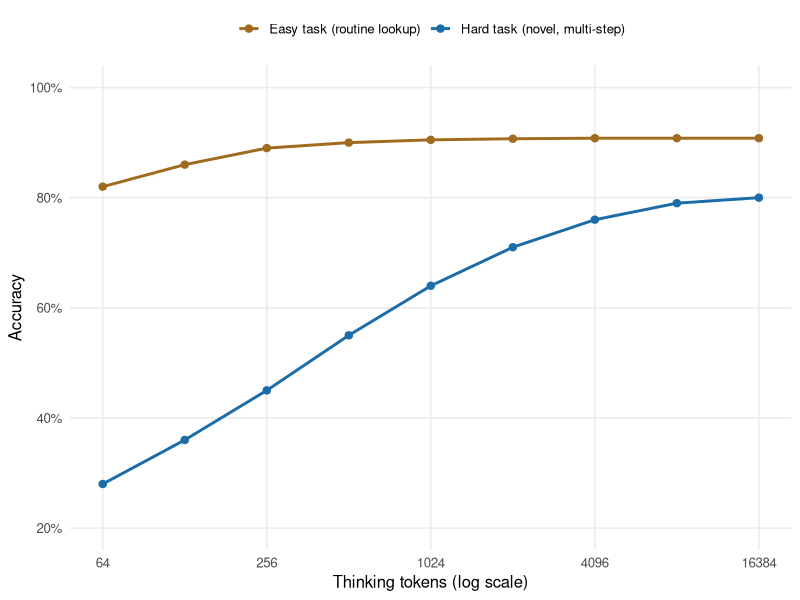

This chart was generated by the following R code:
## ---- chunk 1
#| label: fig-ttc-scaling
#| fig-cap: "Illustrative test-time-compute scaling. Accuracy rises with the number of thinking tokens the model is allowed to spend, but with diminishing returns, and the return depends on task difficulty: the easy task plateaus early (extra thinking is wasted cost), while the hard task keeps improving over a wider range. Values are illustrative, not measured; the qualitative shape follows the published test-time-compute pattern."
#| echo: false
#| fig-width: 7
#| fig-height: 3.8
library(ggplot2)
library(tibble)
toks <- c(64, 128, 256, 512, 1024, 2048, 4096, 8192, 16384)
ttc <- tibble::tibble(
  tokens = rep(toks, 2),
  task = rep(c("Hard task (novel, multi-step)",
               "Easy task (routine lookup)"),
             each = length(toks)),
  accuracy = c(
    0.28, 0.36, 0.45, 0.55, 0.64, 0.71, 0.76, 0.79, 0.80,
    0.82, 0.86, 0.89, 0.90, 0.905, 0.907, 0.908, 0.908, 0.908
  )
)
ggplot(ttc, aes(tokens, accuracy, colour = task)) +
  geom_line(linewidth = 1) +
  geom_point(size = 2.2) +
  scale_x_continuous(trans = "log2",
                     breaks = c(64, 256, 1024, 4096, 16384)) +
  scale_y_continuous(limits = c(0.2, 1),
                     labels = scales::percent) +
  scale_colour_manual(values = c(
    "Hard task (novel, multi-step)" = "#1b6ca8",
    "Easy task (routine lookup)" = "#a06a1f")) +
  labs(x = "Thinking tokens (log scale)", y = "Accuracy",
       colour = NULL) +
  theme_minimal(base_size = 12) +
  theme(legend.position = "top",
        panel.grid.minor = element_blank())
